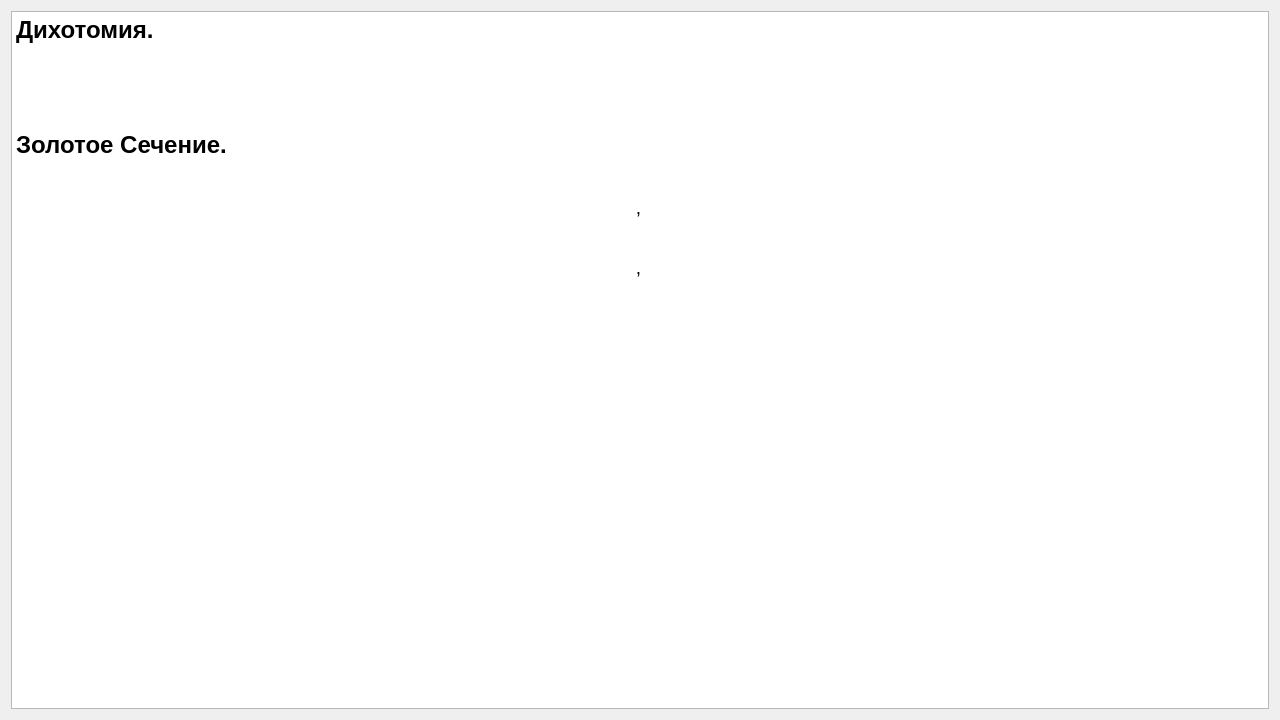
<?xml version="1.0" encoding="UTF-8"?>
<ui version="4.0">
 <class>Formulars</class>
 <widget class="QDialog" name="Formulars">
  <property name="geometry">
   <rect>
    <x>0</x>
    <y>0</y>
    <width>1280</width>
    <height>720</height>
   </rect>
  </property>
  <property name="windowTitle">
   <string>Dialog</string>
  </property>
  <layout class="QVBoxLayout" name="verticalLayout">
   <item>
    <widget class="QTextEdit" name="textEdit">
     <property name="html">
      <string>&lt;!DOCTYPE HTML PUBLIC &quot;-//W3C//DTD HTML 4.0//EN&quot; &quot;http://www.w3.org/TR/REC-html40/strict.dtd&quot;&gt;
&lt;html&gt;&lt;head&gt;&lt;meta name=&quot;qrichtext&quot; content=&quot;1&quot; /&gt;&lt;style type=&quot;text/css&quot;&gt;
p, li { white-space: pre-wrap; }
&lt;/style&gt;&lt;/head&gt;&lt;body style=&quot; font-family:'MS Shell Dlg 2'; font-size:8.25pt; font-weight:400; font-style:normal;&quot;&gt;
&lt;p style=&quot; margin-top:12px; margin-bottom:12px; margin-left:0px; margin-right:0px; -qt-block-indent:0; text-indent:0px;&quot;&gt;&lt;span style=&quot; font-family:'Times New Roman,serif'; font-size:18pt; font-weight:600;&quot;&gt;Дихотомия.&lt;/span&gt;&lt;span style=&quot; font-size:8pt;&quot;&gt; &lt;/span&gt;&lt;/p&gt;
&lt;p align=&quot;center&quot; style=&quot; margin-top:0px; margin-bottom:0px; margin-left:0px; margin-right:0px; -qt-block-indent:0; text-indent:0px; background-color:#ffffff;&quot;&gt;&lt;img src=&quot;file:///C:\Users\error\AppData\Local\Temp\msohtmlclip1\01\clip_image002.png&quot; width=&quot;83&quot; height=&quot;44&quot; /&gt;&lt;span style=&quot; font-size:8pt;&quot;&gt; &lt;/span&gt;&lt;/p&gt;
&lt;p style=&quot; margin-top:12px; margin-bottom:12px; margin-left:0px; margin-right:0px; -qt-block-indent:0; text-indent:0px; background-color:#ffffff;&quot;&gt;&lt;img src=&quot;file:///C:\Users\error\AppData\Local\Temp\msohtmlclip1\01\clip_image004.png&quot; width=&quot;222&quot; height=&quot;40&quot; /&gt;&lt;span style=&quot; font-size:8pt;&quot;&gt; &lt;/span&gt;&lt;/p&gt;
&lt;p style=&quot; margin-top:12px; margin-bottom:12px; margin-left:0px; margin-right:0px; -qt-block-indent:0; text-indent:0px;&quot;&gt;&lt;img src=&quot;file:///C:\Users\error\AppData\Local\Temp\msohtmlclip1\01\clip_image006.png&quot; width=&quot;75&quot; height=&quot;44&quot; /&gt;&lt;span style=&quot; font-size:8pt;&quot;&gt; &lt;/span&gt;&lt;/p&gt;
&lt;p style=&quot; margin-top:12px; margin-bottom:12px; margin-left:0px; margin-right:0px; -qt-block-indent:0; text-indent:0px;&quot;&gt;&lt;span style=&quot; font-family:'Times New Roman,serif'; font-size:18pt; font-weight:600;&quot;&gt;Золотое Сечение.&lt;/span&gt;&lt;span style=&quot; font-size:8pt;&quot;&gt; &lt;/span&gt;&lt;/p&gt;
&lt;p style=&quot; margin-top:12px; margin-bottom:12px; margin-left:0px; margin-right:0px; -qt-block-indent:0; text-indent:0px;&quot;&gt;&lt;img src=&quot;file:///C:\Users\error\AppData\Local\Temp\msohtmlclip1\01\clip_image008.png&quot; width=&quot;146&quot; height=&quot;44&quot; /&gt;&lt;span style=&quot; font-size:8pt;&quot;&gt; &lt;/span&gt;&lt;/p&gt;
&lt;p align=&quot;center&quot; style=&quot; margin-top:12px; margin-bottom:12px; margin-left:0px; margin-right:0px; -qt-block-indent:0; text-indent:0px;&quot;&gt;&lt;img src=&quot;file:///C:\Users\error\AppData\Local\Temp\msohtmlclip1\01\clip_image010.png&quot; width=&quot;164&quot; height=&quot;24&quot; /&gt;&lt;span style=&quot; font-family:'Times New Roman,serif'; font-size:14pt;&quot;&gt;,&lt;/span&gt;&lt;span style=&quot; font-size:8pt;&quot;&gt; &lt;/span&gt;&lt;/p&gt;
&lt;p style=&quot; margin-top:12px; margin-bottom:12px; margin-left:0px; margin-right:0px; -qt-block-indent:0; text-indent:0px;&quot;&gt;&lt;img src=&quot;file:///C:\Users\error\AppData\Local\Temp\msohtmlclip1\01\clip_image012.png&quot; width=&quot;109&quot; height=&quot;44&quot; /&gt;&lt;span style=&quot; font-size:8pt;&quot;&gt; &lt;/span&gt;&lt;/p&gt;
&lt;p align=&quot;center&quot; style=&quot; margin-top:12px; margin-bottom:12px; margin-left:0px; margin-right:0px; -qt-block-indent:0; text-indent:0px;&quot;&gt;&lt;img src=&quot;file:///C:\Users\error\AppData\Local\Temp\msohtmlclip1\01\clip_image014.png&quot; width=&quot;125&quot; height=&quot;24&quot; /&gt;&lt;span style=&quot; font-family:'Times New Roman,serif'; font-size:14pt;&quot;&gt;,&lt;/span&gt;&lt;span style=&quot; font-size:8pt;&quot;&gt; &lt;/span&gt;&lt;/p&gt;
&lt;p style=&quot; margin-top:12px; margin-bottom:12px; margin-left:0px; margin-right:0px; -qt-block-indent:0; text-indent:0px;&quot;&gt;&lt;img src=&quot;file:///C:\Users\error\AppData\Local\Temp\msohtmlclip1\01\clip_image016.png&quot; width=&quot;178&quot; height=&quot;49&quot; /&gt;&lt;span style=&quot; font-size:8pt;&quot;&gt; &lt;/span&gt;&lt;/p&gt;
&lt;p style=&quot; margin-top:12px; margin-bottom:12px; margin-left:0px; margin-right:0px; -qt-block-indent:0; text-indent:0px;&quot;&gt;&lt;img src=&quot;file:///C:\Users\error\AppData\Local\Temp\msohtmlclip1\01\clip_image018.png&quot; width=&quot;150&quot; height=&quot;49&quot; /&gt;&lt;span style=&quot; font-size:8pt;&quot;&gt; &lt;/span&gt;&lt;/p&gt;
&lt;p style=&quot; margin-top:12px; margin-bottom:12px; margin-left:0px; margin-right:0px; -qt-block-indent:0; text-indent:0px;&quot;&gt;&lt;img src=&quot;file:///C:\Users\error\AppData\Local\Temp\msohtmlclip1\01\clip_image020.png&quot; width=&quot;197&quot; height=&quot;49&quot; /&gt;&lt;span style=&quot; font-size:8pt;&quot;&gt; &lt;/span&gt;&lt;/p&gt;
&lt;p style=&quot; margin-top:12px; margin-bottom:12px; margin-left:0px; margin-right:0px; -qt-block-indent:0; text-indent:0px;&quot;&gt;&lt;img src=&quot;file:///C:\Users\error\AppData\Local\Temp\msohtmlclip1\01\clip_image022.png&quot; width=&quot;354&quot; height=&quot;49&quot; /&gt;&lt;span style=&quot; font-size:8pt;&quot;&gt; &lt;/span&gt;&lt;/p&gt;
&lt;p style=&quot; margin-top:12px; margin-bottom:12px; margin-left:0px; margin-right:0px; -qt-block-indent:0; text-indent:0px;&quot;&gt;&lt;img src=&quot;file:///C:\Users\error\AppData\Local\Temp\msohtmlclip1\01\clip_image024.png&quot; width=&quot;366&quot; height=&quot;49&quot; /&gt;&lt;span style=&quot; font-size:8pt;&quot;&gt; &lt;/span&gt;&lt;/p&gt;
&lt;p align=&quot;center&quot; style=&quot; margin-top:12px; margin-bottom:12px; margin-left:0px; margin-right:0px; -qt-block-indent:0; text-indent:0px;&quot;&gt;&lt;span style=&quot; font-family:'Times New Roman,serif'; font-size:20pt; font-weight:600;&quot;&gt; &lt;/span&gt;&lt;span style=&quot; font-size:8pt;&quot;&gt; &lt;/span&gt;&lt;/p&gt;
&lt;p style=&quot; margin-top:12px; margin-bottom:12px; margin-left:0px; margin-right:0px; -qt-block-indent:0; text-indent:0px;&quot;&gt;&lt;span style=&quot; font-family:'Times New Roman,serif'; font-size:18pt; font-weight:600;&quot;&gt; &lt;/span&gt;&lt;span style=&quot; font-size:8pt;&quot;&gt; &lt;/span&gt;&lt;/p&gt;&lt;/body&gt;&lt;/html&gt;</string>
     </property>
    </widget>
   </item>
  </layout>
 </widget>
 <resources/>
 <connections/>
</ui>
